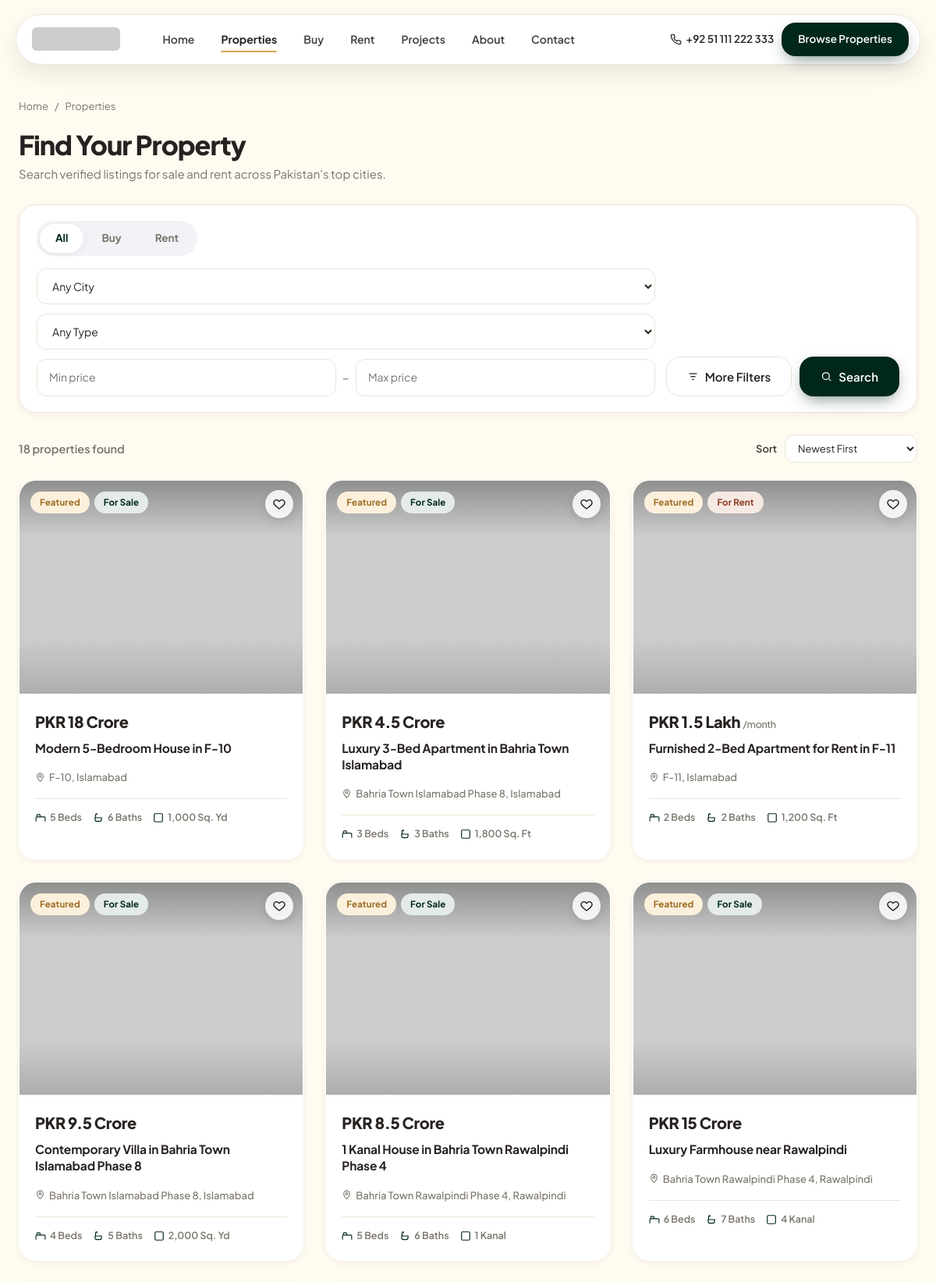
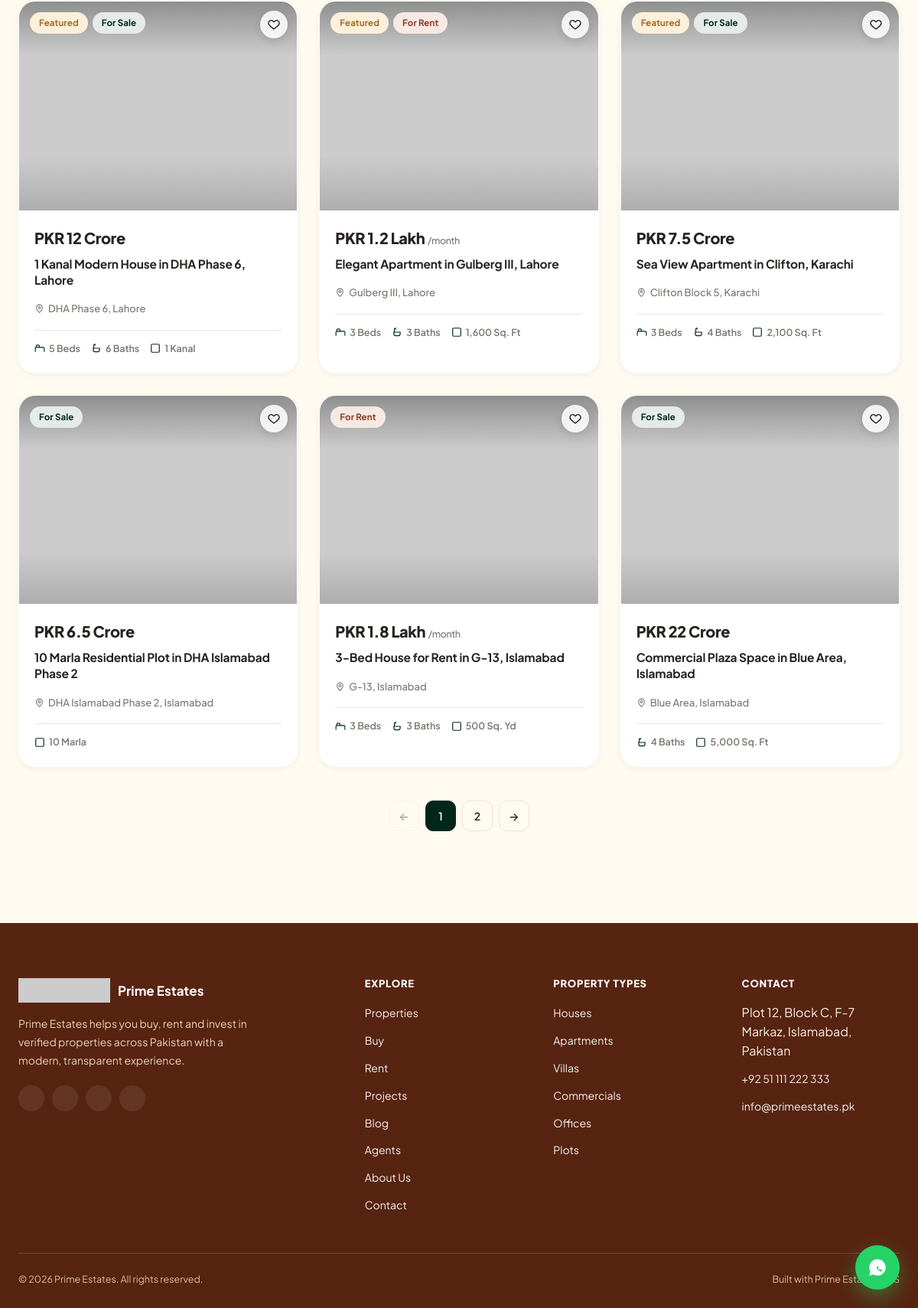
Screenshot of /properties with the database file from the repository (2 pictures, top to bottom).
### tables this page shows
CREATE TABLE `menus` (
    `id` INT UNSIGNED AUTO_INCREMENT PRIMARY KEY,
    `location` ENUM('header','footer') NOT NULL DEFAULT 'header',
    `label` VARCHAR(100) NOT NULL,
    `url` VARCHAR(255) NOT NULL,
    `sort_order` INT NOT NULL DEFAULT 0,
    `target` VARCHAR(10) NOT NULL DEFAULT '_self',
    `parent_id` INT UNSIGNED NULL,
    `is_active` TINYINT(1) NOT NULL DEFAULT 1,
    KEY `idx_menus_location` (`location`,`is_active`,`sort_order`),
    CONSTRAINT `fk_menus_parent` FOREIGN KEY (`parent_id`) REFERENCES `menus`(`id`) ON DELETE CASCADE
);

CREATE TABLE `properties` (
    `id` INT UNSIGNED AUTO_INCREMENT PRIMARY KEY,
    `title` VARCHAR(200) NOT NULL,
    `slug` VARCHAR(220) NOT NULL,
    `property_type_id` INT UNSIGNED NULL,
    `purpose` ENUM('sale','rent') NOT NULL DEFAULT 'sale',
    `price` DECIMAL(15,2) NOT NULL DEFAULT 0,
    `price_label` VARCHAR(100) NULL,
    `currency` VARCHAR(10) NOT NULL DEFAULT 'PKR',
    `status` ENUM('available','sold','rented','under_offer') NOT NULL DEFAULT 'available',
    `is_featured` TINYINT(1) NOT NULL DEFAULT 0,
    `is_published` TINYINT(1) NOT NULL DEFAULT 1,
    `city_id` INT UNSIGNED NULL,
    `area_id` INT UNSIGNED NULL,
    `address` VARCHAR(255) NULL,
    `latitude` DECIMAL(10,7) NULL,
    `longitude` DECIMAL(10,7) NULL,
    `map_url` VARCHAR(500) NULL,
    `bedrooms` SMALLINT UNSIGNED NULL,
    `bathrooms` SMALLINT UNSIGNED NULL,
    `kitchens` SMALLINT UNSIGNED NULL,
    `parking_spaces` SMALLINT UNSIGNED NULL,
    `floors` SMALLINT UNSIGNED NULL,
    `area_size` DECIMAL(10,2) NULL,
    `area_unit` VARCHAR(20) NOT NULL DEFAULT 'Marla',
    `covered_area` DECIMAL(10,2) NULL,
    `lot_area` DECIMAL(10,2) NULL,
    `year_built` YEAR NULL,
    `furnished_status` ENUM('unfurnished','semi_furnished','furnished') NOT NULL DEFAULT 'unfurnished',
    `short_description` VARCHAR(500) NULL,
    `description` LONGTEXT NULL,
    `video_url` VARCHAR(255) NULL,
    `virtual_tour_url` VARCHAR(255) NULL,
    `agent_id` INT UNSIGNED NULL,
    `seo_title` VARCHAR(255) NULL,
    `seo_description` VARCHAR(500) NULL,
    `seo_keywords` VARCHAR(255) NULL,
    `views_count` INT UNSIGNED NOT NULL DEFAULT 0,
    `created_by` INT UNSIGNED NULL,
    `created_at` TIMESTAMP NOT NULL DEFAULT CURRENT_TIMESTAMP,
    `updated_at` TIMESTAMP NOT NULL DEFAULT CURRENT_TIMESTAMP ON UPDATE CURRENT_TIMESTAMP,
    UNIQUE KEY `uq_properties_slug` (`slug`),
    KEY `idx_properties_search` (`purpose`,`status`,`is_published`,`property_type_id`,`city_id`),
    KEY `idx_properties_price` (`price`),
    KEY `idx_properties_featured` (`is_featured`,`is_published`),
    FULLTEXT KEY `ft_properties_text` (`title`,`short_description`),
    CONSTRAINT `fk_properties_type` FOREIGN KEY (`property_type_id`) REFERENCES `property_types`(`id`) ON DELETE SET NULL,
    CONSTRAINT `fk_properties_city` FOREIGN KEY (`city_id`) REFERENCES `cities`(`id`) ON DELETE SET NULL,
    CONSTRAINT `fk_properties_area` FOREIGN KEY (`area_id`) REFERENCES `areas`(`id`) ON DELETE SET NULL,
    CONSTRAINT `fk_properties_agent` FOREIGN KEY (`agent_id`) REFERENCES `agents`(`id`) ON DELETE SET NULL,
    CONSTRAINT `fk_properties_creator` FOREIGN KEY (`created_by`) REFERENCES `users`(`id`) ON DELETE SET NULL
);

CREATE TABLE `areas` (
    `id` INT UNSIGNED AUTO_INCREMENT PRIMARY KEY,
    `city_id` INT UNSIGNED NOT NULL,
    `name` VARCHAR(120) NOT NULL,
    `slug` VARCHAR(140) NOT NULL,
    `is_active` TINYINT(1) NOT NULL DEFAULT 1,
    `sort_order` INT NOT NULL DEFAULT 0,
    UNIQUE KEY `uq_areas_city_slug` (`city_id`,`slug`),
    CONSTRAINT `fk_areas_city` FOREIGN KEY (`city_id`) REFERENCES `cities`(`id`) ON DELETE CASCADE
);

CREATE TABLE `cities` (
    `id` INT UNSIGNED AUTO_INCREMENT PRIMARY KEY,
    `name` VARCHAR(100) NOT NULL,
    `slug` VARCHAR(120) NOT NULL,
    `is_active` TINYINT(1) NOT NULL DEFAULT 1,
    `sort_order` INT NOT NULL DEFAULT 0,
    UNIQUE KEY `uq_cities_slug` (`slug`)
);

CREATE TABLE `property_types` (
    `id` INT UNSIGNED AUTO_INCREMENT PRIMARY KEY,
    `name` VARCHAR(100) NOT NULL,
    `slug` VARCHAR(120) NOT NULL,
    `icon` VARCHAR(100) NULL,
    `sort_order` INT NOT NULL DEFAULT 0,
    `is_active` TINYINT(1) NOT NULL DEFAULT 1,
    UNIQUE KEY `uq_property_types_slug` (`slug`)
);

### views/partials/property-card.php (the view, shortened to what the rows shown need)
<?php
$p = $property;
$url = '/property/' . $p['slug'];
?>
<article class="property-card">
    <a href="<?= e($url) ?>" class="property-card-media">
        <img src="<?= e(media_url($p['primary_image'] ?? null)) ?>" alt="<?= e($p['title']) ?>" loading="lazy">
        <div class="property-card-badges">
            <?php if (!empty($p['is_featured'])): ?><span class="badge badge-featured">Featured</span><?php endif; ?>
            <span class="badge badge-<?= e($p['purpose']) ?>"><?= $p['purpose'] === 'sale' ? 'For Sale' : 'For Rent' ?></span>
        </div>
        <button class="fav-btn" data-property-id="<?= (int) $p['id'] ?>" aria-label="Save to favorites">
            <svg viewBox="0 0 24 24"><path d="M12 21s-7.5-4.6-10-9.1C.6 8.2 2.4 4.5 6 4c2.2-.3 4 .8 6 3 2-2.2 3.8-3.3 6-3 3.6.5 5.4 4.2 4 7.9C19.5 16.4 12 21 12 21z"/></svg>
        </button>
    </a>
    <div class="property-card-body">
        <div class="property-card-price"><?= format_money($p['price'], $p['currency'] ?? 'PKR') ?><?php if (!empty($p['price_label'])): ?> <span><?= e($p['price_label']) ?></span><?php endif; ?></div>
        <h3 class="property-card-title"><a href="<?= e($url) ?>"><?= e($p['title']) ?></a></h3>
        <div class="property-card-location">
            <svg viewBox="0 0 24 24" fill="none" stroke="currentColor" stroke-width="2"><path d="M12 21s7-6.5 7-12a7 7 0 10-14 0c0 5.5 7 12 7 12z"/><circle cx="12" cy="9" r="2.5"/></svg>
            <?= e(trim(($p['area_name'] ?? '') . (!empty($p['area_name']) && !empty($p['city_name']) ? ', ' : '') . ($p['city_name'] ?? ''))) ?: '&mdash;' ?>
        </div>
        <div class="property-card-specs">
            <?php if (!empty($p['bedrooms'])): ?><span><svg viewBox="0 0 24 24" fill="none" stroke="currentColor" stroke-width="2"><path d="M2 18v-6a2 2 0 012-2h16a2 2 0 012 2v6"/><path d="M2 18v2M22 18v2M4 10V7a2 2 0 012-2h3a2 2 0 012 2v3"/></svg> <?= (int) $p['bedrooms'] ?> Beds</span><?php endif; ?>
            <?php if (!empty($p['bathrooms'])): ?><span><svg viewBox="0 0 24 24" fill="none" stroke="currentColor" stroke-width="2"><path d="M4 12h16M6 12V5a2 2 0 012-2h1v3"/><path d="M5 12v4a4 4 0 004 4h6a4 4 0 004-4v-4"/></svg> <?= (int) $p['bathrooms'] ?> Baths</span><?php endif; ?>
            <?php if (!empty($p['area_size'])): ?><span><svg viewBox="0 0 24 24" fill="none" stroke="currentColor" stroke-width="2"><rect x="3" y="3" width="18" height="18" rx="2"/></svg> <?= rtrim(rtrim(number_format((float) $p['area_size'], 1), '0'), '.') ?> <?= e($p['area_unit'] ?? '') ?></span><?php endif; ?>
        </div>
    </div>
</article>

### core/Router.php (shortened to what the rows shown need)
<?php
final class Router
{
    private array $routes = [];
    public function get(string $pattern, callable $handler): void
    {
        $this->routes['GET'][] = [$pattern, $handler];
    }
    public function post(string $pattern, callable $handler): void
    {
        $this->routes['POST'][] = [$pattern, $handler];
    }
    public function dispatch(string $method, string $path): void
    {
        $path = '/' . trim(rawurldecode(parse_url($path, PHP_URL_PATH) ?: '/'), '/');
        foreach ($this->routes[$method] ?? [] as [$pattern, $handler]) {
            $params = $this->match($pattern, $path);
            if ($params !== null) {
                call_user_func($handler, $params);
                return;
            }
        }
    }
    private function match(string $pattern, string $path): ?array
    {
        $pattern = '/' . trim($pattern, '/');
        if ($pattern === '/') {
            return $path === '/' ? [] : null;
        }
        $paramNames = [];
        $regex = preg_replace_callback('/:([a-zA-Z_]+)/', function ($m) use (&$paramNames) {
            $paramNames[] = $m[1];
            return '([^/]+)';
        }, $pattern);
        if (!preg_match('#^' . $regex . '$#', $path, $matches)) {
            return null;
        }
        array_shift($matches);
        return array_combine($paramNames, array_map('rawurldecode', $matches));
    }
}

### views/layouts/site-header.php (shortened to what the rows shown need)
<?php
$siteName = Settings::get('site_name', 'Real Estate');
$logo = Settings::media('logo_media_id');
$phone = Settings::get('phone', '');
$heroPage = $heroPage ?? false;
$navItems = Menu::forLocation('header');
$currentPath = current_path();
?>
<!doctype html>
<html lang="en">
<head>
<link rel="stylesheet" href="<?= asset('css/base.css') ?>">
<link rel="stylesheet" href="<?= asset('css/components.css') ?>">
</head>
<body>
<header class="site-header <?= $heroPage ? '' : 'nav-solid' ?>">
    <nav class="pill-nav">
        <a class="pill-nav-logo" href="/">
            <?php if ($logo): ?><img src="<?= e($logo) ?>" alt="<?= e($siteName) ?>"><?php else: ?><span><?= e($siteName) ?></span><?php endif; ?>
        </a>
        <ul class="pill-nav-links">
            <?php foreach ($navItems as $item): ?>
                <li><a href="<?= e($item['url']) ?>" target="<?= e($item['target']) ?>" class="<?= $currentPath === $item['url'] ? 'active' : '' ?>"><?= e($item['label']) ?></a></li>
            <?php endforeach; ?>
        </ul>
        <div class="pill-nav-cta">
            <?php if ($phone): ?>
            <a class="nav-phone-link" href="<?= e(tel_link($phone)) ?>">
                <?= e($phone) ?>
            </a>
            <?php endif; ?>
            <a class="btn btn-primary" href="<?= e(Settings::get('hero_cta_url', '/properties')) ?>">Browse Properties</a>
        </div>
    </nav>
</header>

### views/pages/_properties-results.php (shortened to what the rows shown need)
<?php
$showCount = $showCount ?? true;
?>
<?php if ($items): ?>
    <div class="property-grid" style="margin-top:<?= $showCount ? '18px' : '0' ?>;">
        <?php foreach ($items as $property): view('partials/property-card', ['property' => $property]); endforeach; ?>
    </div>
<?php endif; ?>

### views/layouts/site-footer.php (shortened to what the rows shown need)
<?php
$siteName = Settings::get('site_name', 'Real Estate');
$logo = Settings::media('logo_media_id');
$phone = Settings::get('phone', '');
$whatsapp = Settings::get('whatsapp', '');
$email = Settings::get('email', '');
$address = Settings::get('address', '');
$footerDesc = Settings::get('footer_description', '');
$copyright = str_replace('{year}', date('Y'), Settings::get('footer_copyright', '© {year} ' . $siteName));
$footerLinks = Menu::forLocation('footer');
$types = PropertyType::active();
$socials = [
    'facebook_url' => 'facebook', 'instagram_url' => 'instagram', 'linkedin_url' => 'linkedin', 'youtube_url' => 'youtube', 'tiktok_url' => 'tiktok',
];
$socialIcons = [
    'facebook' => '<path d="M15 4h-2a4 4 0 00-4 4v2H7v3h2v7h3v-7h2.5l.5-3H12V8a1 1 0 011-1h2z"/>',
    'instagram' => '<rect x="3" y="3" width="18" height="18" rx="5"/><circle cx="12" cy="12" r="4"/><circle cx="17.5" cy="6.5" r="1"/>',
    'linkedin' => '<rect x="3" y="3" width="18" height="18" rx="2"/><path d="M8 11v5M8 8v.01M12 16v-3a2 2 0 014 0v3M12 16v-5"/>',
    'youtube' => '<rect x="2" y="5" width="20" height="14" rx="4"/><path d="M10 9l5 3-5 3z"/>',
    'tiktok' => '<path d="M9 12a4 4 0 104 4V4a5 5 0 005 5"/>',
];
?>
<footer class="site-footer">
    <div class="container">
        <div class="footer-grid">
            <div>
                <div class="footer-brand">
                    <?php if ($logo): ?><img src="<?= e($logo) ?>" alt=""><?php endif; ?>
                    <span><?= e($siteName) ?></span>
                </div>
                <p class="footer-desc"><?= e($footerDesc) ?></p>
                <div class="footer-social">
                    <?php foreach ($socials as $key => $slug): $url = Settings::get($key, ''); if (!$url) continue; ?>
                        <a href="<?= e($url) ?>" target="_blank" rel="noopener" aria-label="<?= e($slug) ?>">
                            <svg width="15" height="15" viewBox="0 0 24 24" fill="none" stroke="currentColor" stroke-width="1.8"><?= $socialIcons[$slug] ?></svg>
                        </a>
                    <?php endforeach; ?>
                </div>
            </div>
            <div class="footer-col">
                <h4>Explore</h4>
                <ul>
                    <?php foreach ($footerLinks as $link): ?>
                        <li><a href="<?= e($link['url']) ?>"><?= e($link['label']) ?></a></li>
                    <?php endforeach; ?>
                </ul>
            </div>
            <div class="footer-col">
                <h4>Property Types</h4>
                <ul>
                    <?php foreach (array_slice($types, 0, 6) as $t): ?>
                        <li><a href="/properties?type=<?= e($t['slug']) ?>"><?= e($t['name']) ?>s</a></li>
                    <?php endforeach; ?>
                </ul>
            </div>
            <div class="footer-col">
                <h4>Contact</h4>
                <ul>
                    <?php if ($address): ?><li><?= e($address) ?></li><?php endif; ?>
                    <?php if ($phone): ?><li><a href="<?= e(tel_link($phone)) ?>"><?= e($phone) ?></a></li><?php endif; ?>
                    <?php if ($email): ?><li><a href="mailto:<?= e($email) ?>"><?= e($email) ?></a></li><?php endif; ?>
                </ul>
            </div>
        </div>
        <div class="footer-bottom">
            <span><?= e($copyright) ?></span>
            <span>Built with Prime Estates CMS</span>
        </div>
    </div>
</footer>
<?php if ($whatsapp): ?>
<a class="whatsapp-float" href="<?= e(whatsapp_link($whatsapp, Settings::get('whatsapp_default_message', 'Hello, I am interested in your properties.'))) ?>" target="_blank" rel="noopener" aria-label="Chat on WhatsApp">
</a>
<?php endif; ?>
</body>
</html>

### rows the page displays
menus: label "Home"
menus: label "Properties"
menus: label "Buy"
menus: label "Rent"
menus: label "Projects"
menus: label "About"
menus: label "Contact"
properties: is_featured "Featured", purpose "For Sale", format_money($p['price'], $p['currency'] ?? 'PKR') "PKR 18 Crore", title "Modern 5-Bedroom House in F-10", area.name "F-10, Islamabad", bedrooms "5", bathrooms "6", area_size "1,000", area_unit "Sq. Yd"
properties: is_featured "Featured", purpose "For Sale", format_money($p['price'], $p['currency'] ?? 'PKR') "PKR 4.5 Crore", title "Luxury 3-Bed Apartment in Bahria Town Islamabad", area.name "Bahria Town Islamabad Phase 8, Islamabad", bedrooms "3", bathrooms "3", area_size "1,800", area_unit "Sq. Ft"
properties: is_featured "Featured", purpose "For Rent", format_money($p['price'], $p['currency'] ?? 'PKR') "PKR 1.5 Lakh", price_label "/month", title "Furnished 2-Bed Apartment for Rent in F-11", area.name "F-11, Islamabad", bedrooms "2", bathrooms "2", area_size "1,200", area_unit "Sq. Ft"
properties: is_featured "Featured", purpose "For Sale", format_money($p['price'], $p['currency'] ?? 'PKR') "PKR 9.5 Crore", title "Contemporary Villa in Bahria Town Islamabad Phase 8", area.name "Bahria Town Islamabad Phase 8, Islamabad", bedrooms "4", bathrooms "5", area_size "2,000", area_unit "Sq. Yd"
properties: is_featured "Featured", purpose "For Sale", format_money($p['price'], $p['currency'] ?? 'PKR') "PKR 8.5 Crore", title "1 Kanal House in Bahria Town Rawalpindi Phase 4", area.name "Bahria Town Rawalpindi Phase 4, Rawalpindi", bedrooms "5", bathrooms "6", area_size "1", area_unit "Kanal"
properties: is_featured "Featured", purpose "For Sale", format_money($p['price'], $p['currency'] ?? 'PKR') "PKR 15 Crore", title "Luxury Farmhouse near Rawalpindi", area.name "Bahria Town Rawalpindi Phase 4, Rawalpindi", bedrooms "6", bathrooms "7", area_size "4", area_unit "Kanal"
properties: is_featured "Featured", purpose "For Sale", format_money($p['price'], $p['currency'] ?? 'PKR') "PKR 12 Crore", title "1 Kanal Modern House in DHA Phase 6, Lahore", area.name "DHA Phase 6, Lahore", bedrooms "5", bathrooms "6", area_size "1", area_unit "Kanal"
properties: is_featured "Featured", purpose "For Rent", format_money($p['price'], $p['currency'] ?? 'PKR') "PKR 1.2 Lakh", price_label "/month", title "Elegant Apartment in Gulberg III, Lahore", area.name "Gulberg III, Lahore", bedrooms "3", bathrooms "3", area_size "1,600", area_unit "Sq. Ft"
properties: is_featured "Featured", purpose "For Sale", format_money($p['price'], $p['currency'] ?? 'PKR') "PKR 7.5 Crore", title "Sea View Apartment in Clifton, Karachi", area.name "Clifton Block 5, Karachi", bedrooms "3", bathrooms "4", area_size "2,100", area_unit "Sq. Ft"
properties: purpose "For Sale", format_money($p['price'], $p['currency'] ?? 'PKR') "PKR 6.5 Crore", title "10 Marla Residential Plot in DHA Islamabad Phase 2", area.name "DHA Islamabad Phase 2, Islamabad", area_size "10", area_unit "Marla"
properties: purpose "For Rent", format_money($p['price'], $p['currency'] ?? 'PKR') "PKR 1.8 Lakh", price_label "/month", title "3-Bed House for Rent in G-13, Islamabad", area.name "G-13, Islamabad", bedrooms "3", bathrooms "3", area_size "500", area_unit "Sq. Yd"
properties: purpose "For Sale", format_money($p['price'], $p['currency'] ?? 'PKR') "PKR 22 Crore", title "Commercial Plaza Space in Blue Area, Islamabad", area.name "Blue Area, Islamabad", bathrooms "4", area_size "5,000", area_unit "Sq. Ft"
menus: label "Properties"
menus: label "Buy"
menus: label "Rent"
menus: label "Projects"
menus: label "Blog"
menus: label "Agents"
menus: label "About Us"
menus: label "Contact"
property_types: name "House"
property_types: name "Apartment"
property_types: name "Villa"
property_types: name "Commercial"
property_types: name "Office"
property_types: name "Plot"
